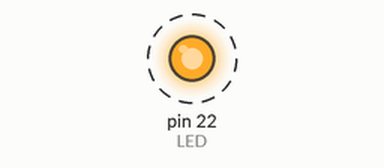
This sketch was run on a simulated Arduino Mega 2560, built with avr-gcc and run on an emulated ATmega2560. Parts: output pins drawn as LEDs (lit = HIGH). Dashed ring = blinking.

Above: at 0.2 s.
Timing chart, 0 to 3.0 s (numbered marks = the images above):
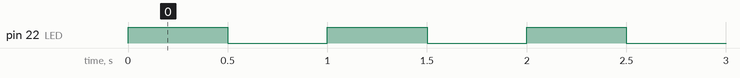

The sketch:

Lchika.ino
```cpp
#define LED 22

void setup() {
  pinMode(LED, OUTPUT);     // GPIO22ピンを出力用に指定
}

void loop() {
  // 0.5秒間隔でLチカ
  digitalWrite(22, HIGH);  // HIGH(3.3V)を出力
  delay(500);
  digitalWrite(22, LOW);   // LOW(0V)を出力
  delay(500);
}
```

Measured:
- by itself, pin 22 (LED): alternates HIGH for 0.50 s and LOW for 0.50 s
